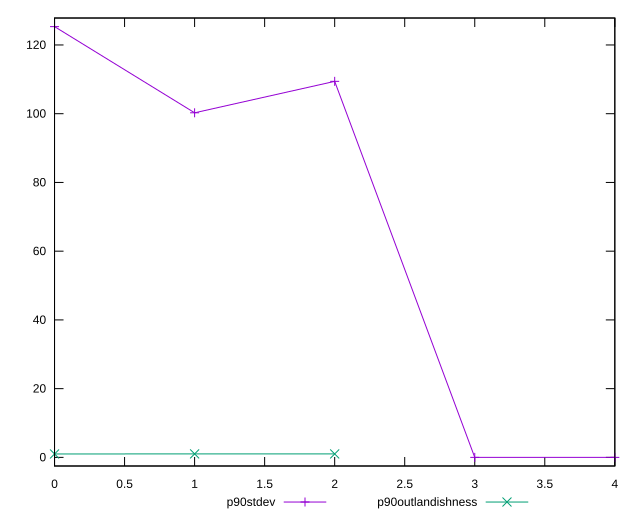

The script that saved this image:
reset

$p90Stdev <<EOF
0 125.33617086289622
1 100.26379872386904
2 109.41555301366273
3 0
4 0
EOF

$p90Outlandishness <<EOF
0 0.9941785375928145
1 1.014917267939798
2 1.0043651988656583
EOF

set key outside below
set xrange [0:4]
set yrange [-2.5067234172579247:127.84289428015416]
set trange [-2.5067234172579247:127.84289428015416]
set terminal svg size 640, 520 enhanced background rgb 'white'
set output "report_00015_2021-02-09T16-11-33.973Z/uses-webp-images/progression/stddev.svg"

plot $p90Stdev title "p90stdev" with linespoints, \
     $p90Outlandishness title "p90outlandishness" with linespoints

reset
